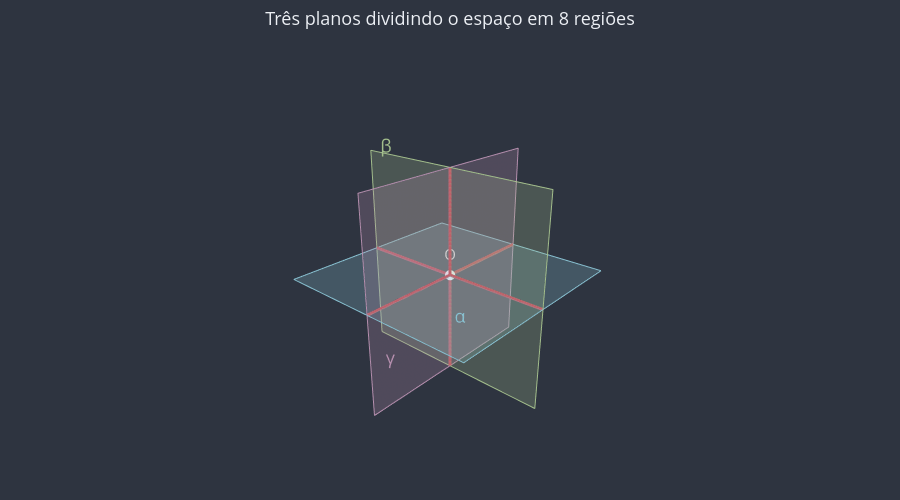

This figure's notebook cell:
### Markdown cell above
**Exercício 8.** Qual é o maior número de regiões em que três planos podem dividir o espaço?

### Code cell
# O máximo é 8. Dois planos secantes (como duas paredes prolongadas) dividem o espaço
# em 4 regiões. Um terceiro plano que corta os dois (como o chão prolongado) divide
# cada uma dessas 4 regiões em duas: uma em cima e outra embaixo, 4 * 2 = 8.
# São os 8 "cantos de sala" em volta do ponto O.
maximo_de_regioes_ex8 = 8
print(maximo_de_regioes_ex8)

# Os três planos do canto da sala, agora prolongados para todos os lados
# (pedaços centrados no canto O).
chao = ((0, 0, 0), (0, 0, 1))
parede_1 = ((0, 0, 0), (1, 0, 0))
parede_2 = ((0, 0, 0), (0, 1, 0))

fig = u3d.criar_figura(titulo="Três planos dividindo o espaço em 8 regiões")
fig = u3d.desenhar_plano(fig, *chao, rotulo="α", tamanho=4, opacidade=0.25)
fig = u3d.desenhar_plano(
    fig, *parede_1, rotulo="β", cor=u3d.CORES["plano_secundario"], tamanho=4,
    opacidade=0.25,
)
fig = u3d.desenhar_plano(
    fig, *parede_2, rotulo="γ", cor=u3d.CORES["plano_terciario"], tamanho=4,
    opacidade=0.25,
)
for plano_1, plano_2 in [(chao, parede_1), (chao, parede_2), (parede_1, parede_2)]:
    fig = u3d.desenhar_intersecao_de_planos(fig, plano_1, plano_2, comprimento=4)
fig = u3d.desenhar_ponto(fig, (0, 0, 0), rotulo="O")
u3d.mostrar(fig)

### Figure 1 — Plotly figure (JSON) as saved in the notebook; plotly's stock layout.template omitted (floating-point values rounded to 4 significant figures)
{"data": [{"color": "#88C0D0", "hoverinfo": "skip", "i": [0, 0], "j": [1, 2], "k": [2, 3], "lighting": {"ambient": 1, "diffuse": 0, "fresnel": 0, "specular": 0}, "opacity": 0.25, "type": "mesh3d", "x": [-2.0, -2.0, 2.0, 2.0], "y": [2.0, -2.0, -2.0, 2.0], "z": [0.0, 0.0, 0.0, 0.0]}, {"hoverinfo": "skip", "line": {"color": "#88C0D0", "width": 2}, "mode": "lines", "type": "scatter3d", "x": [-2.0, -2.0, 2.0, 2.0, -2.0], "y": [2.0, -2.0, -2.0, 2.0, 2.0], "z": [0.0, 0.0, 0.0, 0.0, 0.0]}, {"hoverinfo": "skip", "mode": "text", "text": ["α"], "textfont": {"color": "#88C0D0", "size": 18}, "type": "scatter3d", "x": [1.6], "y": [1.6], "z": [0]}, {"color": "#A3BE8C", "hoverinfo": "skip", "i": [0, 0], "j": [1, 2], "k": [2, 3], "lighting": {"ambient": 1, "diffuse": 0, "fresnel": 0, "specular": 0}, "opacity": 0.25, "type": "mesh3d", "x": [0.0, 0.0, 0.0, 0.0], "y": [-2.0, 2.0, 2.0, -2.0], "z": [-2.0, -2.0, 2.0, 2.0]}, {"hoverinfo": "skip", "line": {"color": "#A3BE8C", "width": 2}, "mode": "lines", "type": "scatter3d", "x": [0.0, 0.0, 0.0, 0.0, 0.0], "y": [-2.0, 2.0, 2.0, -2.0, -2.0], "z": [-2.0, -2.0, 2.0, 2.0, -2.0]}, {"hoverinfo": "skip", "mode": "text", "text": ["β"], "textfont": {"color": "#A3BE8C", "size": 18}, "type": "scatter3d", "x": [0], "y": [-1.6], "z": [1.6]}, {"color": "#B48EAD", "hoverinfo": "skip", "i": [0, 0], "j": [1, 2], "k": [2, 3], "lighting": {"ambient": 1, "diffuse": 0, "fresnel": 0, "specular": 0}, "opacity": 0.25, "type": "mesh3d", "x": [-2.0, -2.0, 2.0, 2.0], "y": [0.0, 0.0, 0.0, 0.0], "z": [-2.0, 2.0, 2.0, -2.0]}, {"hoverinfo": "skip", "line": {"color": "#B48EAD", "width": 2}, "mode": "lines", "type": "scatter3d", "x": [-2.0, -2.0, 2.0, 2.0, -2.0], "y": [0.0, 0.0, 0.0, 0.0, 0.0], "z": [-2.0, 2.0, 2.0, -2.0, -2.0]}, {"hoverinfo": "skip", "mode": "text", "text": ["γ"], "textfont": {"color": "#B48EAD", "size": 18}, "type": "scatter3d", "x": [1.6], "y": [0], "z": [-1.6]}, {"hoverinfo": "skip", "line": {"color": "#BF616A", "dash": "solid", "width": 6}, "mode": "lines", "type": "scatter3d", "x": [0, 0], "y": [-2, 2], "z": [0, 0]}, {"hoverinfo": "skip", "line": {"color": "#BF616A", "dash": "solid", "width": 6}, "mode": "lines", "type": "scatter3d", "x": [2, -2], "y": [0, 0], "z": [0, 0]}, {"hoverinfo": "skip", "line": {"color": "#BF616A", "dash": "solid", "width": 6}, "mode": "lines", "type": "scatter3d", "x": [0, 0], "y": [0, 0], "z": [-2, 2]}, {"hoverinfo": "text", "marker": {"color": "#ECEFF4", "size": 6}, "mode": "markers+text", "text": ["O"], "textfont": {"color": "#ECEFF4", "size": 15}, "textposition": "top center", "type": "scatter3d", "x": [0], "y": [0], "z": [0]}], "layout": {"font": {"color": "#ECEFF4", "size": 13}, "height": 500, "margin": {"b": 0, "l": 0, "r": 0, "t": 50}, "paper_bgcolor": "#2E3440", "plot_bgcolor": "#2E3440", "scene": {"aspectmode": "data", "bgcolor": "#2E3440", "camera": {"eye": {"x": 1.6, "y": 1.4, "z": 1}}, "xaxis": {"visible": false}, "yaxis": {"visible": false}, "zaxis": {"visible": false}}, "showlegend": false, "title": {"text": "Três planos dividindo o espaço em 8 regiões", "x": 0.5}}}
